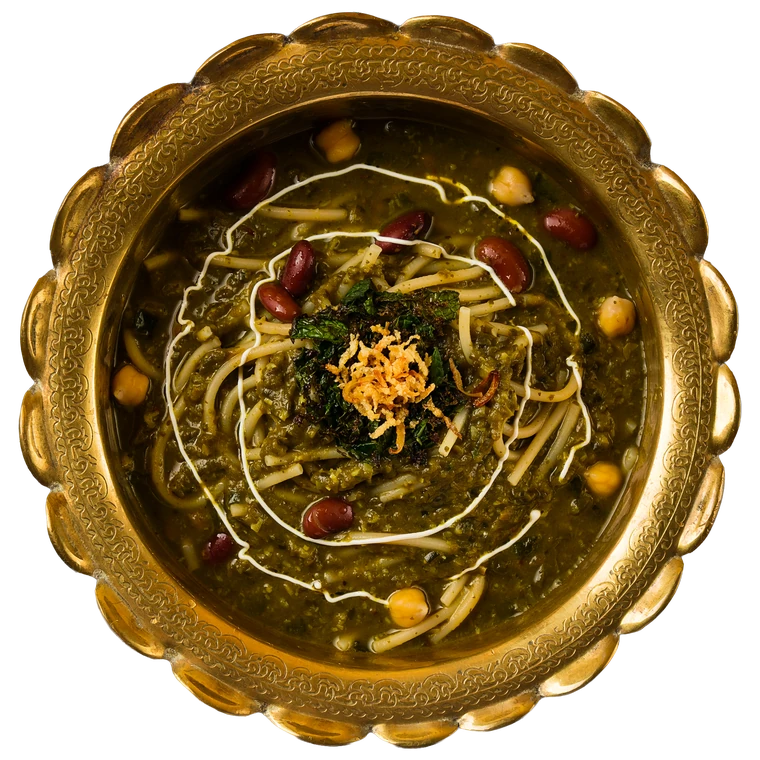
#> input picture p/r/ash-reshteh.webp, 760 x 760 px
$ python -i process.py   (imports and definitions only)
#> lines starting #> are read from the running program, lines starting #| are printed output that depends on the picture; after the words box and inside, x2 and y2 are one past the last pixel; in counts of white or black regions, pixels touching at a corner belong together
#> further down, picture is the input picture: PIL image 760x760 RGBA; mean R, G, B, A 81.8, 59.2, 19.3, 181.6
import json, os, numpy as np
from PIL import Image, ImageFilter, ImageDraw
src='/mnt/user-data/uploads/Downloads/غذا/'
# [1 line not run here, left out]
MAP={ 'soup-jo':0,'mast-musir':1,'kashk-bademjan':2,'bastani':3,'zeytoon':5,'baklava':6,'tiramisu':7,'hotdog':8,'ash-reshteh':9,'mast-khiar':10,
 'cheesecake':11,'mirza':12,'fries-special':13,'pudding':14,'tahchin':15,'strips':16,'shirazi':17,'torsh':18,'sholeh-zard':19,'barg':20,'koobideh':21,
 'shishlik':23,'doogh':24,'lemonade':25,'mojito':26,'sekanjabin':27,'shake':28,'cola':29,'tea':30,'tea-saffron':31,'tea-borage':32,'espresso':33,
 'pizza-pepperoni':34,'pizza-special':35,'pizza-margherita':36,'pizza-beef':37,'pizza-chicken':38,'pizza-veggie':39,
 'burger-classic':40,'burger-cheese':41,'burger-double':42,'burger-mushroom':43,'burger-chicken':44,'caesar':45,'salad-fasl':46,
 'ghormeh':47,'gheymeh-bademjan':48,'gheymeh':49,'fesenjan':50,'pasta-bolognese':51,'pasta-penne':52,'pasta-alfredo':53,'lasagna':54,'fries':55,
 'joojeh':57,'loghmeh':58,'bakhtiari':59 }
PLATE={0,1,2,5,9,10,12,15,17,18,20,21,23,34,35,36,37,38,39,47,48,49,50,51,52,53,54,57,58,59}
# [1 line not run here, left out]

def fg_mask(a, t=48):
    # background = median of the border pixels; foreground = clearly different
    b=np.concatenate([a[:6].reshape(-1,3),a[-6:].reshape(-1,3),a[:,:6].reshape(-1,3),a[:,-6:].reshape(-1,3)])
    bg=np.median(b,0)
    d=np.abs(a.astype(np.int16)-bg).sum(-1)
    return d>t, bg

def plate_cut(im):
    a=np.asarray(im.convert('RGB')); H,W=a.shape[:2]
#> after `a = np.asarray(im.convert('RGB'))`:
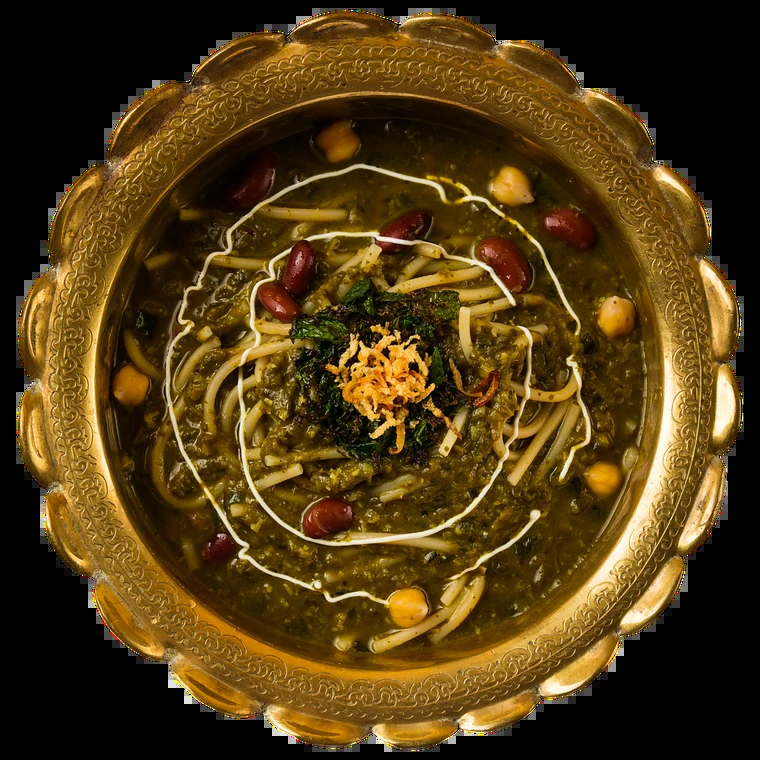
#> a: shape (760, 760, 3); mean R, G, B 81.8, 59.2, 19.3
    m,bg=fg_mask(a)
#> in fg_mask, `bg=np.median(b,0)`: bg = [0, 0, 0]
#> in fg_mask, `d=np.abs(a.astype(np.int16)-bg).sum(-1)`:
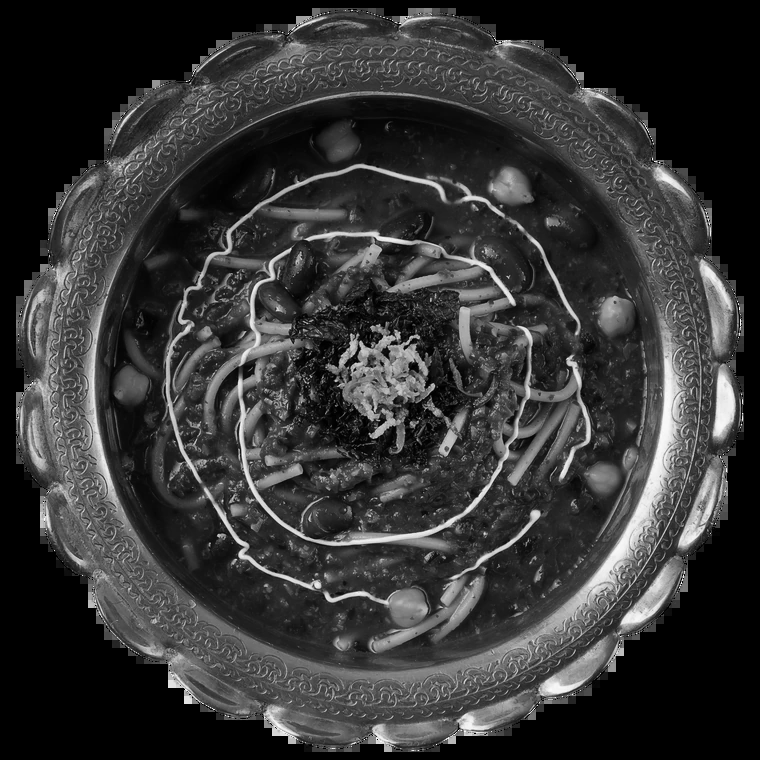
#> d: shape (760, 760) float64; min 0, max 764, mean 160.3; drawn with min black and max white
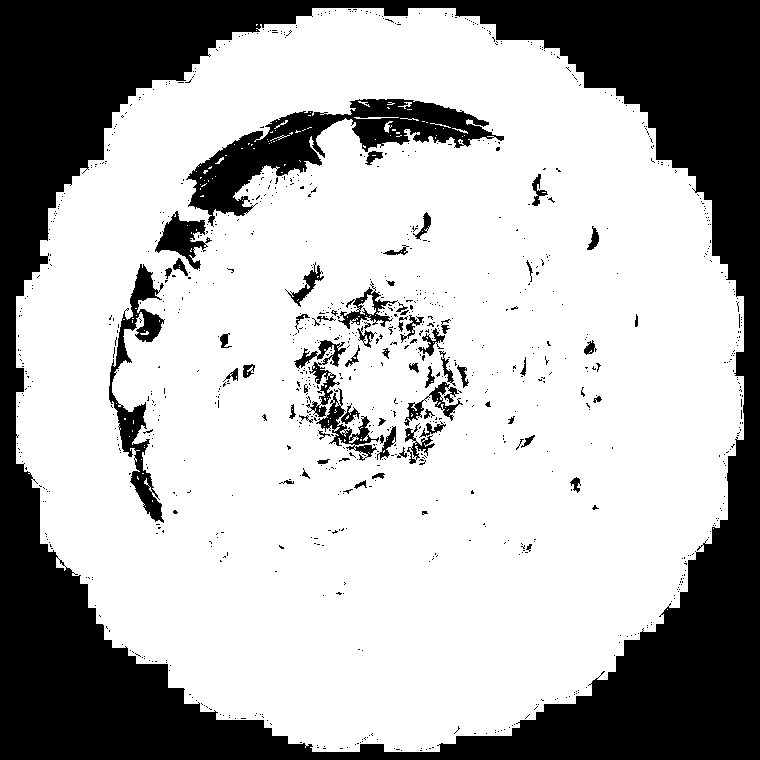
#> m: shape (760, 760) bool; 69.1% white; 1025 black regions (960 under 20 px), largest, box (x1, y1, x2, y2) and area: (0, 0, 760, 760) 150980, (186, 99, 504, 227) 11536, (109, 264, 165, 523) 3850
#> bg = [0, 0, 0]
    if bg.mean()>150: m=(a.astype(np.float32)@np.array([.299,.587,.114]))<95  # light studio: the dark plate itself
    # largest blob ~ the plate; use row/column profiles robust to scatter
    rows=np.where(m.mean(1)>0.06)[0]; cols=np.where(m.mean(0)>0.06)[0]
#> after `rows = np.where(m.mean(1) > 0.06)[0]`: rows = 744 values from 8 to 751
#> after `cols = np.where(m.mean(0) > 0.06)[0]`: cols = 728 values from 16 to 743
    y0,y1,x0,x1=rows[0],rows[-1],cols[0],cols[-1]
#> y0 = 8; y1 = 751; x0 = 16; x1 = 743
    cx,cy=(x0+x1)/2,(y0+y1)/2; r=max(x1-x0,y1-y0)/2*(0.99 if bg.mean()>150 else 1.005)
#> after `cx, cy = ((x0 + x1) / 2, (y0 + y1) / 2)`: cx = 379.5; cy = 379.5
#> after `r = max(x1 - x0, y1 - y0) / 2 * (0.99 if bg.mean() > 150 else 1.005)`: r = 373.4
    side=int(r*2*1.02); L=int(cx-side/2); T=int(cy-side/2)
#> after `side = int(r * 2 * 1.02)`: side = 761
#> after `L = int(cx - side / 2)`: L = -1
#> after `T = int(cy - side / 2)`: T = -1
    crop=im.convert('RGB').crop((L,T,L+side,T+side))
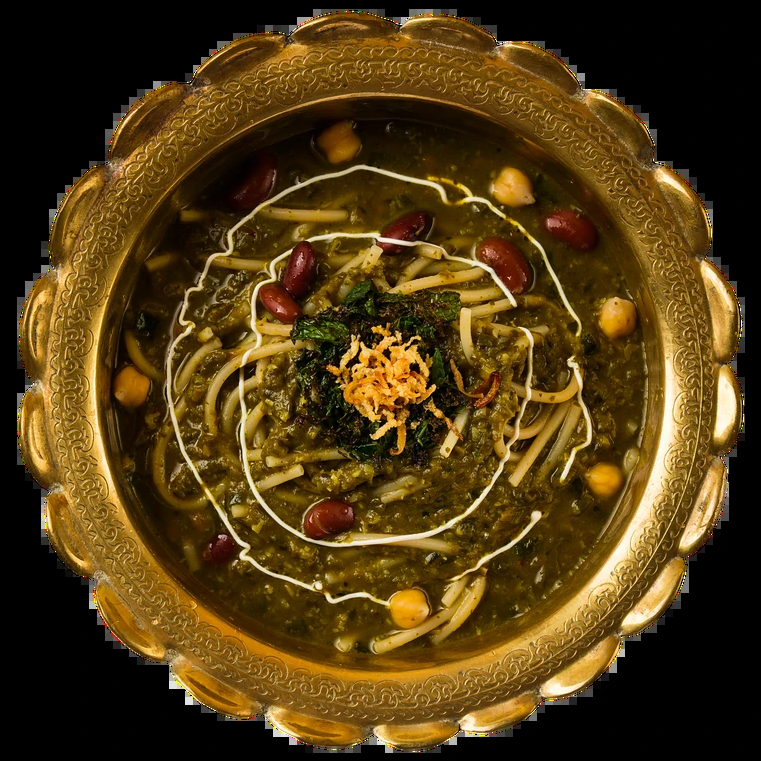
#> crop: PIL image 761x761 RGB; mean R, G, B 81.6, 59, 19.2
    S=crop.size[0]; alpha=Image.new('L',(S*4,S*4),0); d=ImageDraw.Draw(alpha)
    rr=r*4; c=S*2; d.ellipse((c-rr,c-rr,c+rr,c+rr),fill=255)
#> after `rr = r * 4`: rr = 1493.4
    alpha=alpha.resize((S,S),Image.LANCZOS).filter(ImageFilter.GaussianBlur(1.2))
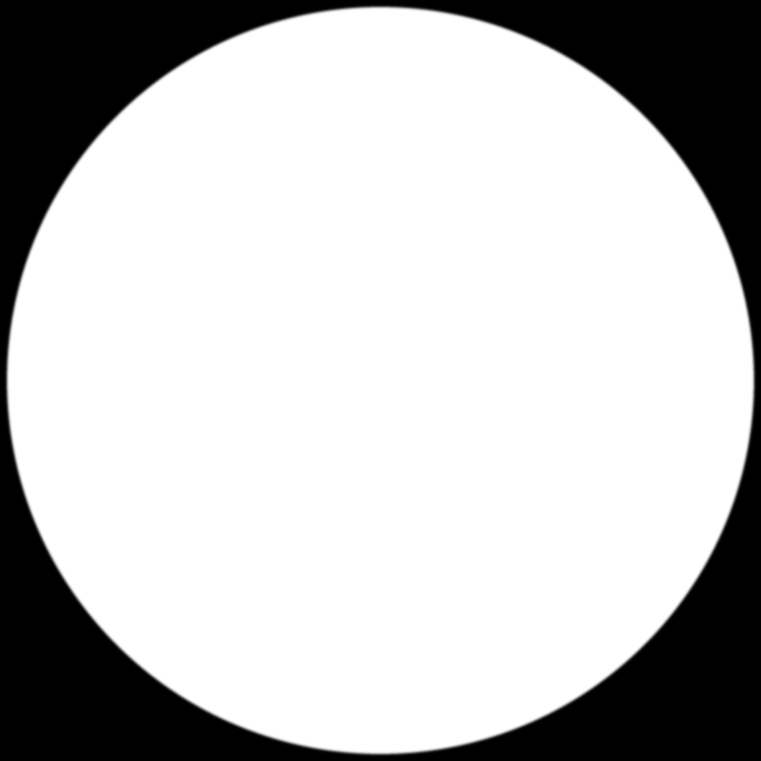
#> alpha: PIL image 761x761 L; min 0, max 255, mean 193
    out=crop.convert('RGBA'); out.putalpha(alpha); return out
#> after `out.putalpha(alpha)`:
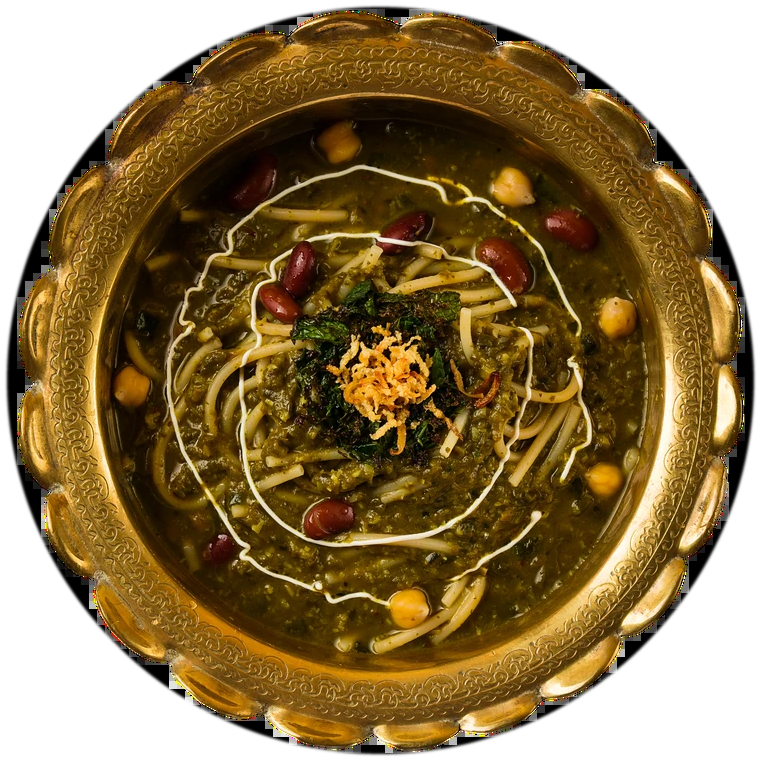
#> out: PIL image 761x761 RGBA; mean R, G, B, A 81.6, 59, 19.2, 193; transparent parts drawn white

# [13 lines left out: function scene_cut, not called in this run]

report={}
# [12 lines not run here, left out]

>>> from PIL import Image
>>> picture = Image.open('../../p/r/ash-reshteh.webp')
>>> result = plate_cut(picture)

$ run again, on p/r/barg.webp
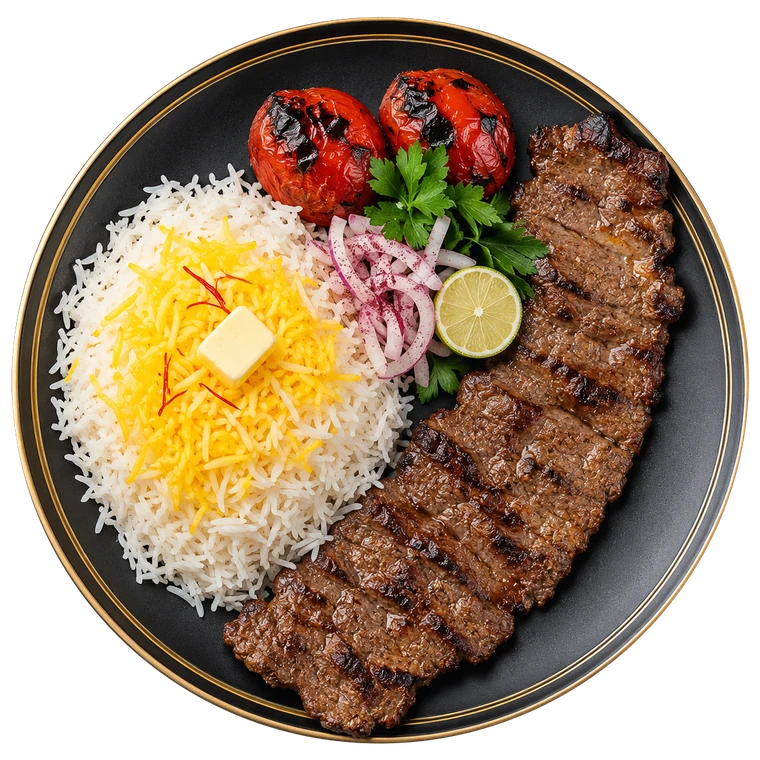
#> input picture p/r/barg.webp, 760 x 760 px
#> picture is the input picture: PIL image 760x760 RGBA; mean R, G, B, A 100.8, 78.6, 54.7, 185.6
#> in fg_mask, `bg=np.median(b,0)`: bg = [0, 0, 0]
#> in plate_cut, `m,bg=fg_mask(a)`:
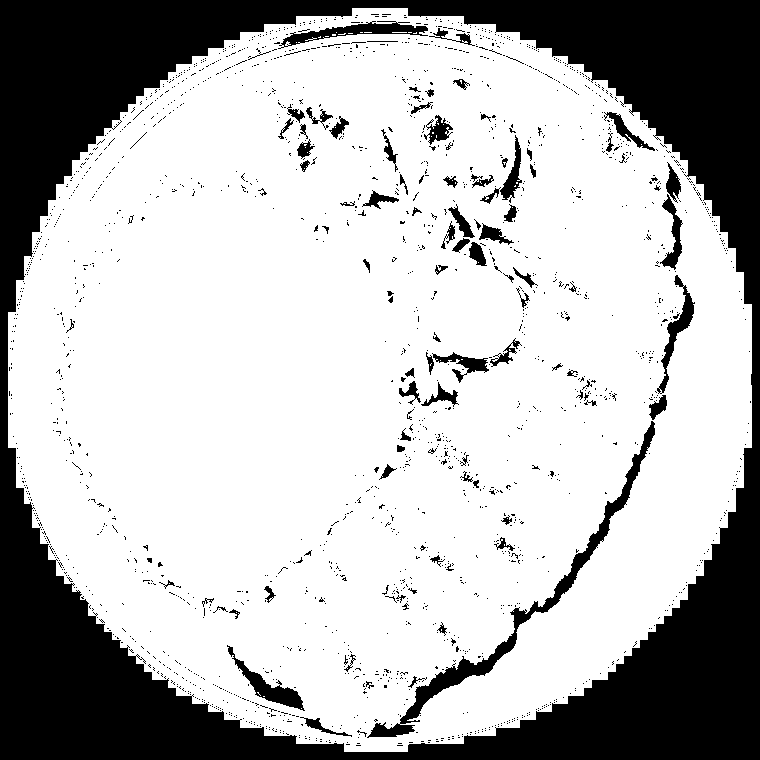
#> m: shape (760, 760) bool; 71.6% white; 1964 black regions (1867 under 20 px), largest, box (x1, y1, x2, y2) and area: (0, 0, 760, 760) 142489, (367, 421, 655, 738) 4647, (278, 21, 428, 49) 1315
#> rows = 743 values from 8 to 751
#> cols = 744 values from 8 to 751
#> y0 = 8; y1 = 751; x0 = 8; x1 = 751
#> cx = 379.5
#> r = 373.4
#> side = 761
#> L = -1
#> rr = 1493.4
#> in plate_cut, `out.putalpha(alpha)`:
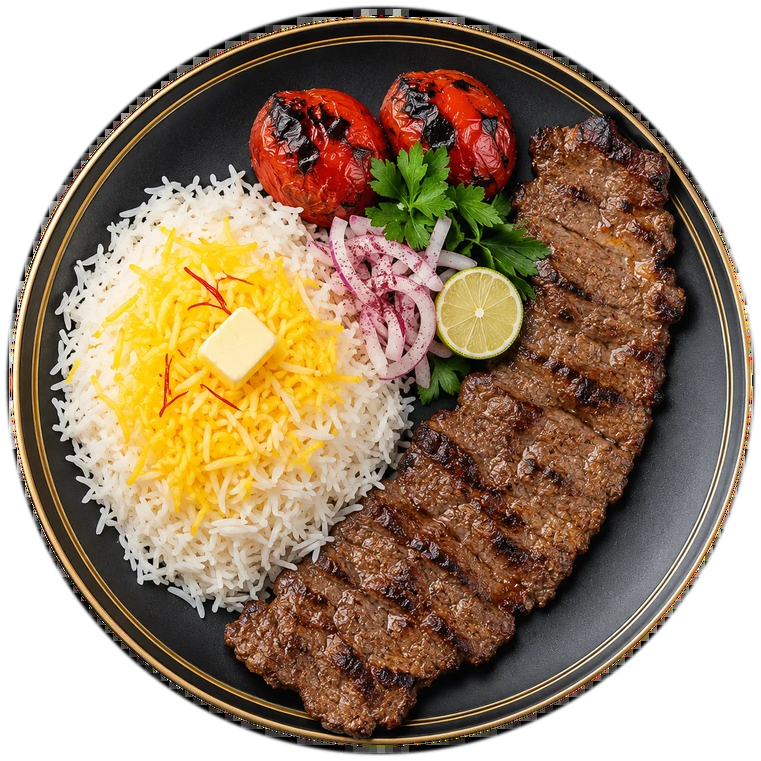
#> out: PIL image 761x761 RGBA; mean R, G, B, A 100.5, 78.4, 54.6, 193; transparent parts drawn white
